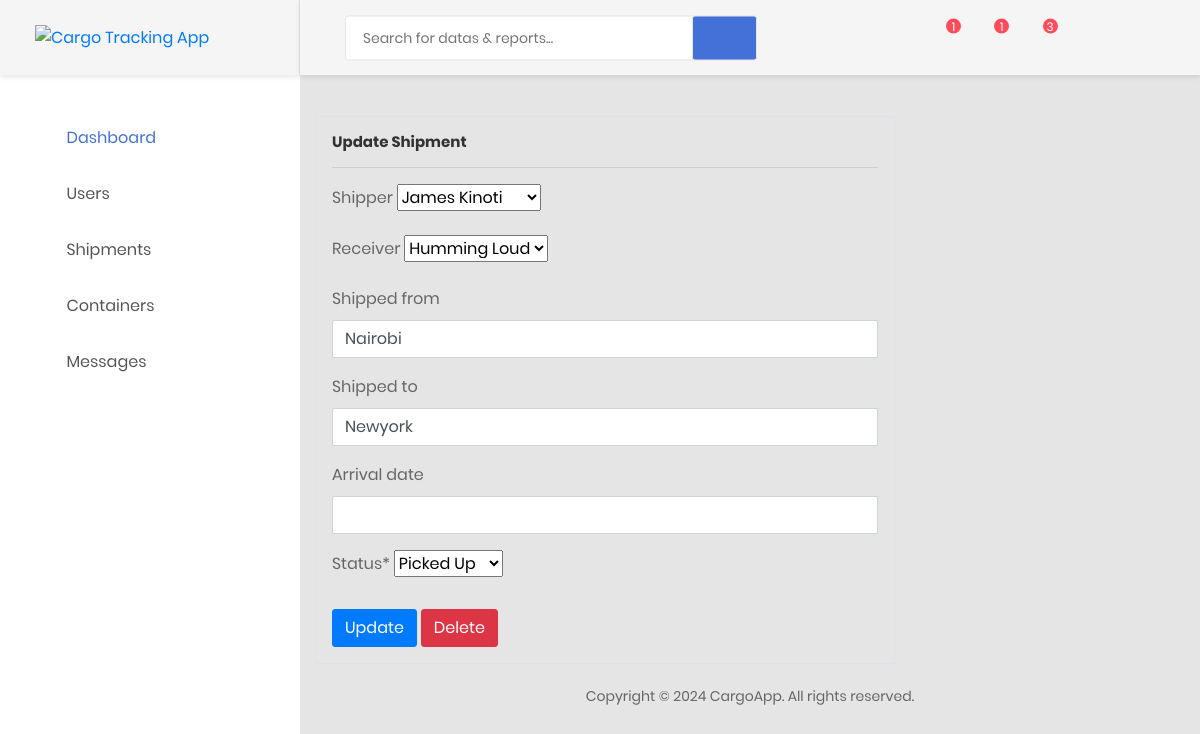
The page /control/update_shipment/1 on the database as committed earlier.
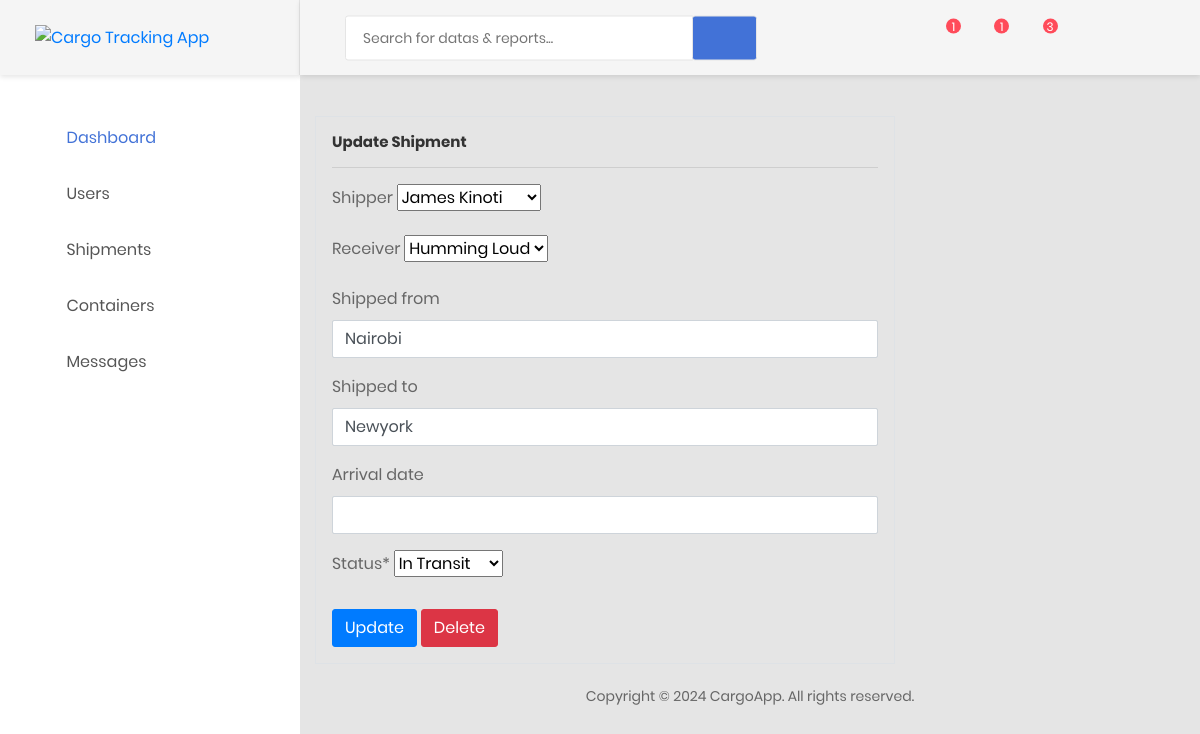
The same page on the database as committed later.
### main/models.py (models this page shows, shortened)
class Shipment(models.Model):
    STATUS = [
        ('Picked Up', 'Picked Up'),
        ('Processing', 'Processing'),
        ('In Transit', 'In Transit'),
        ('On Hold', 'On Hold'),
        ('Delivered', 'Delivered')
    ]
    shipper = models.ForeignKey(Customer, on_delete=models.CASCADE, blank=True, related_name="shipper")
    receiver = models.ForeignKey(Customer, on_delete=models.CASCADE, blank=True, related_name='receiver')
    shipped_from = models.CharField(max_length=255, blank=True)
    shipped_to = models.CharField(max_length=255, blank=True)
    departure_date = models.DateTimeField(auto_now_add=True)
    arrival_date = models.DateTimeField(null=True, blank=True)
    reference_no = models.CharField(max_length=100, unique=True, blank=True, editable=False)
    status = models.CharField(max_length=50, choices=STATUS, default='Picked Up')
    has_tracking = models.BooleanField(default=False)  # New field

### control/views.py (the view)
# urls.py: path("update_shipment/<pk>", views.ShipmentUpdateView.as_view(), name="update_shipment"),
class ShipmentUpdateView(UpdateView):
    template_name = 'shipments/shipment_update.html'
    model = Shipment
    fields = ('shipper', 'receiver', 'shipped_from', 'shipped_to', 'arrival_date', 'status', )
    success_url = '/control/shipments/'

### accounts/models.py (called while the page is built)
    def __str__(self):
        return self.full_names

### control/templates/shipments/shipment_update.html (shortened to what this page needs)
{% extends '../dashboard.html' %}
{% load crispy_forms_filters %}
{% load crispy_forms_tags %}
{% block content %}
<div class="row">
    <div class="col col-lg-8 p-3 border roundend">
        <form method="POST">
            <h5>Update Shipment</h5>
            <hr>
            <div class="form-group mb-4">
                {{ form|crispy }}
            </div>
            <button type="submit" class="btn btn-primary">Update</button>
            <a href="{% url 'delete_shipment' shipment.id %}" class="btn btn-danger">Delete</a>
        </form>
    </div>
</div>
{% endblock %}

Rows that differ between the two databases and show on the page:
changed Shipment "James Kinoti": status "Picked Up" → "In Transit"
